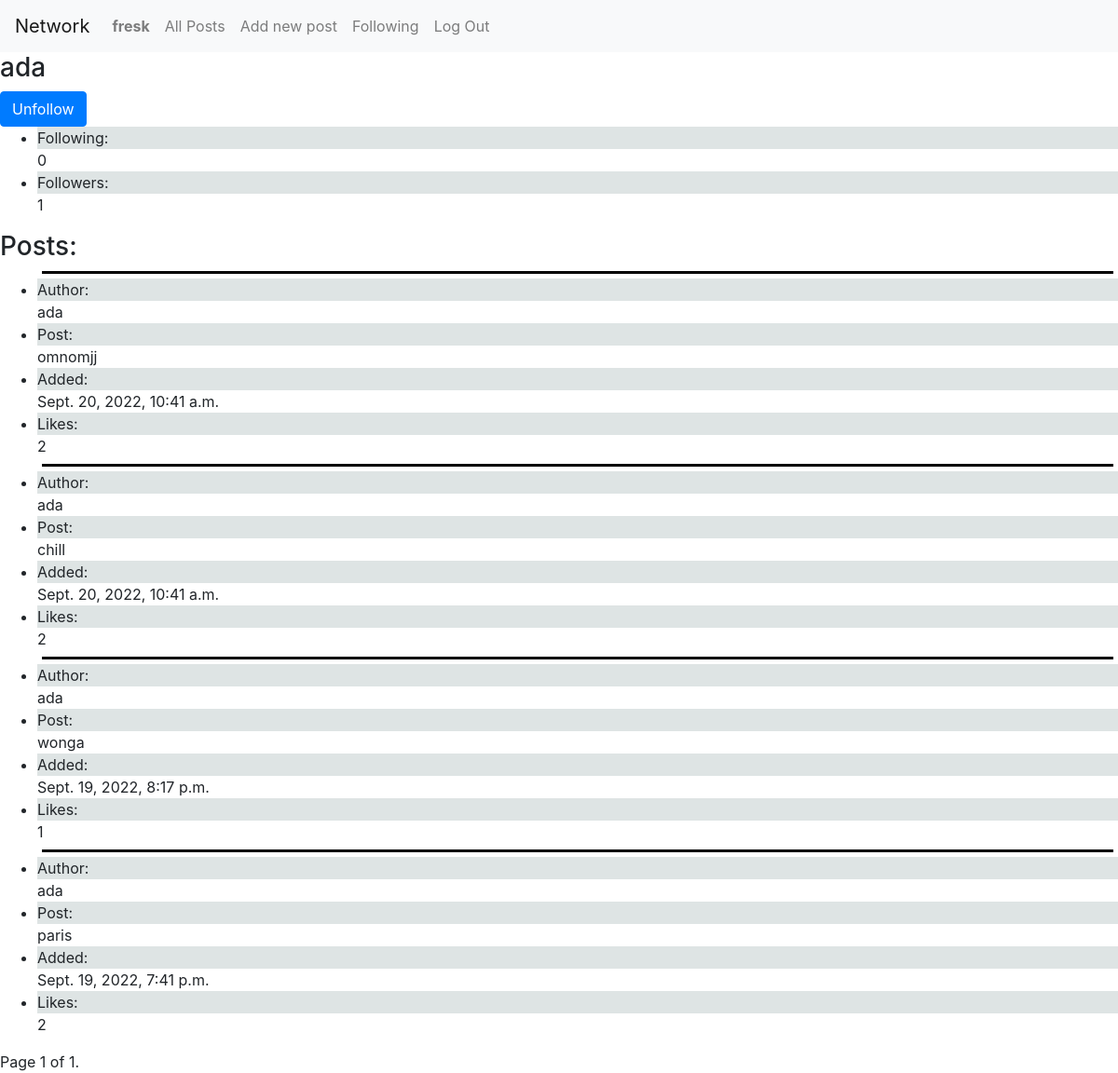
Screenshot of /profile/3 (signed in) with the database file from the repository.
### network/models.py (models this page shows, shortened)
class User(AbstractUser):
    followers_number = models.IntegerField(default=0)
    following_number = models.IntegerField(default=0)
    followers = models.ManyToManyField("self", blank=True, symmetrical=False, related_name="u_followers")
    following = models.ManyToManyField("self", blank=True,  symmetrical=False, related_name="u_following")

class New_post(models.Model):
    poster = models.ForeignKey(User, on_delete=models.CASCADE, related_name="poster")
    post = models.TextField(max_length=500)
    date = models.DateTimeField(auto_now_add=True)
    likes = models.IntegerField(default=0)
    u_likes = models.ManyToManyField(User, blank=True, related_name="u_likes")

### network/views.py (the view, shortened to what this page needs)
# urls.py: path("profile/<int:user_id>", views.profile, name="profile"),
def profile(request, user_id):
    profile = User.objects.get(id=user_id)
    posts = list(reversed(New_post.objects.all().filter(poster=profile.id)))
    user = User.objects.get(id=request.user.id)
    paginator = Paginator(posts, 10)
    page_number = request.GET.get('page')
    page_obj = paginator.get_page(page_number)
    return render(request, "network/profile.html", {
        "profile": profile,
        "page_obj": page_obj,
        "page_number": page_number
    })

### network/templates/network/profile.html (shortened to what this page needs)
{% extends "network/layout.html" %}
{% block body %}
    <h3>{{ profile.username }}</h3>
    {% if profile.username != user.username %}
        {% if profile in user.following.all %}
        <form action="{% url 'profile' profile.id %}" method="post">
            <input class="btn btn-primary" type="submit" value="Unfollow" name="unfollow">
        </form>
        {% else %}
        <form action="{% url 'profile' profile.id %}" method="post">
            {% csrf_token %}
            <input class="btn btn-primary" type="submit" value="Follow" name="follow">
        </form>
        {% endif %}
    {% endif %}
    <ul>
        <li><div class="grey">Following:</div>{{ profile.following_number }}</li>
        <li><div class="grey">Followers:</div>{{ profile.followers_number }}</li>
    </ul>
    <h3>Posts:</h3>
    <ul>
        {% for post in page_obj %}
            <div class="line"></div>
            <div>
                <li><div class="grey">Author:</div>{{ post.poster }}</li>
                <li><div class="grey">Post:</div>{{ post.post }}</li>
                <li><div class="grey">Added:</div>{{ post.date }}</li>
                <li><div class="grey">Likes:</div>{{ post.likes }}</li>
                {% empty %}
                <li>No current posts</li>
            </div>
            {% endfor %}
    </ul>
    <div class="pagination">
        <span class="step-links">
            <span class="current">
                Page {{ page_obj.number }} of {{ page_obj.paginator.num_pages }}.
            </span>
        </span>
    </div>
{% endblock %}

### network/templates/network/layout.html (shortened to what this page needs)
{% load static %}
<!DOCTYPE html>
<html lang="en">
    <head>
        <link rel="stylesheet" href="https://stackpath.bootstrapcdn.com/bootstrap/4.4.1/css/bootstrap.min.css">
        <link href="{% static 'network/styles.css' %}" rel="stylesheet">
    </head>
    <body>
        <nav class="navbar navbar-expand-lg navbar-light bg-light">
            <a class="navbar-brand" href="#">Network</a>
            <div>
              <ul class="navbar-nav mr-auto">
                {% if user.is_authenticated %}
                    <li class="nav-item">
                        <a class="nav-link" href="{% url 'profile' user.id %}"><strong>{{ user.username }}</strong></a>
                    </li>
                {% endif %}
                <li class="nav-item">
                  <a class="nav-link" href="{% url 'index' %}">All Posts</a>
                </li>
                {% if user.is_authenticated %}
                    <li class="nav-item">
                        <a class="nav-link" href="{% url 'new_post' %}">Add new post</a>
                    </li>
                    <li class="nav-item">
                        <a class="nav-link" href="{% url 'following' %}">Following</a>
                    </li>
                    <li class="nav-item">
                        <a class="nav-link" href="{% url 'logout' %}">Log Out</a>
                    </li>
                {% endif %}
              </ul>
            </div>
          </nav>
        <div class="body">
            {% block body %}
            {% endblock %}
        </div>
    </body>
</html>

### network/static/network/styles.css (style rules this page uses)
.line { border-bottom: 3px solid black; height: 5px; margin: 5px; }
.grey { background-color: rgba(210, 218, 218, 0.733); }

### rows the page displays
User: username "fresk"
User: username "ada", following_number "0", followers_number "1"
New_post: poster "ada", post "omnomjj", date "Sept. 20, 2022, 10:41 a.m.", likes "2"
New_post: poster "ada", post "chill", date "Sept. 20, 2022, 10:41 a.m.", likes "2"
New_post: poster "ada", post "wonga", date "Sept. 19, 2022, 8:17 p.m.", likes "1"
New_post: poster "ada", post "paris", date "Sept. 19, 2022, 7:41 p.m.", likes "2"

### other values shown
{{ page_obj.number }} "1"
{{ page_obj.paginator.num_pages }} "1"
